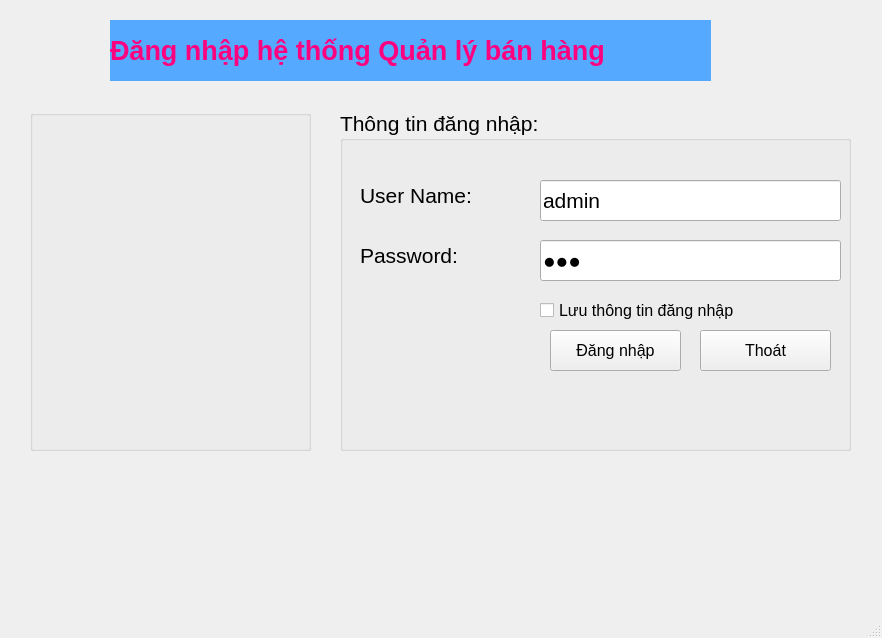
<?xml version="1.0" encoding="UTF-8"?>
<ui version="4.0">
 <class>MainWindow</class>
 <widget class="QMainWindow" name="MainWindow">
  <property name="geometry">
   <rect>
    <x>0</x>
    <y>0</y>
    <width>882</width>
    <height>638</height>
   </rect>
  </property>
  <property name="windowTitle">
   <string>MainWindow</string>
  </property>
  <widget class="QWidget" name="centralwidget">
   <widget class="QLabel" name="labelTitle">
    <property name="geometry">
     <rect>
      <x>110</x>
      <y>20</y>
      <width>601</width>
      <height>61</height>
     </rect>
    </property>
    <property name="font">
     <font>
      <pointsize>20</pointsize>
      <weight>75</weight>
      <bold>true</bold>
     </font>
    </property>
    <property name="styleSheet">
     <string notr="true">background: rgb(85, 170, 255);</string>
    </property>
    <property name="text">
     <string>&lt;html&gt;&lt;head/&gt;&lt;body&gt;&lt;p&gt;&lt;span style=&quot; color:#ff007f;&quot;&gt;Đăng nhập hệ thống Quản lý bán hàng&lt;/span&gt;&lt;/p&gt;&lt;/body&gt;&lt;/html&gt;</string>
    </property>
   </widget>
   <widget class="QGroupBox" name="groupBox">
    <property name="geometry">
     <rect>
      <x>340</x>
      <y>110</y>
      <width>511</width>
      <height>341</height>
     </rect>
    </property>
    <property name="font">
     <font>
      <pointsize>16</pointsize>
     </font>
    </property>
    <property name="title">
     <string>Thông tin đăng nhập: </string>
    </property>
    <widget class="QPushButton" name="pushButtonExit">
     <property name="geometry">
      <rect>
       <x>360</x>
       <y>220</y>
       <width>131</width>
       <height>41</height>
      </rect>
     </property>
     <property name="font">
      <font>
       <pointsize>12</pointsize>
      </font>
     </property>
     <property name="text">
      <string>Thoát</string>
     </property>
     <property name="icon">
      <iconset>
       <normaloff>../images/IconClose.webp</normaloff>../images/IconClose.webp</iconset>
     </property>
     <property name="iconSize">
      <size>
       <width>32</width>
       <height>32</height>
      </size>
     </property>
    </widget>
    <widget class="QLabel" name="labelPassword">
     <property name="geometry">
      <rect>
       <x>20</x>
       <y>110</y>
       <width>151</width>
       <height>71</height>
      </rect>
     </property>
     <property name="font">
      <font>
       <pointsize>16</pointsize>
      </font>
     </property>
     <property name="text">
      <string>Password:</string>
     </property>
    </widget>
    <widget class="QLabel" name="labelUserName">
     <property name="geometry">
      <rect>
       <x>20</x>
       <y>50</y>
       <width>171</width>
       <height>71</height>
      </rect>
     </property>
     <property name="font">
      <font>
       <pointsize>16</pointsize>
      </font>
     </property>
     <property name="text">
      <string>User Name:</string>
     </property>
    </widget>
    <widget class="QLineEdit" name="lineEditPassword">
     <property name="geometry">
      <rect>
       <x>200</x>
       <y>130</y>
       <width>301</width>
       <height>41</height>
      </rect>
     </property>
     <property name="font">
      <font>
       <pointsize>16</pointsize>
      </font>
     </property>
     <property name="text">
      <string>123</string>
     </property>
     <property name="echoMode">
      <enum>QLineEdit::Password</enum>
     </property>
    </widget>
    <widget class="QPushButton" name="pushButtonLogin">
     <property name="geometry">
      <rect>
       <x>210</x>
       <y>220</y>
       <width>131</width>
       <height>41</height>
      </rect>
     </property>
     <property name="font">
      <font>
       <pointsize>12</pointsize>
      </font>
     </property>
     <property name="text">
      <string>Đăng nhập</string>
     </property>
     <property name="icon">
      <iconset>
       <normaloff>../images/IconLogin.png</normaloff>../images/IconLogin.png</iconset>
     </property>
     <property name="iconSize">
      <size>
       <width>32</width>
       <height>32</height>
      </size>
     </property>
    </widget>
    <widget class="QCheckBox" name="checkBoxSave">
     <property name="geometry">
      <rect>
       <x>200</x>
       <y>180</y>
       <width>241</width>
       <height>41</height>
      </rect>
     </property>
     <property name="font">
      <font>
       <pointsize>12</pointsize>
      </font>
     </property>
     <property name="text">
      <string>Lưu thông tin đăng nhập</string>
     </property>
    </widget>
    <widget class="QLineEdit" name="lineEditUserName">
     <property name="geometry">
      <rect>
       <x>200</x>
       <y>70</y>
       <width>301</width>
       <height>41</height>
      </rect>
     </property>
     <property name="font">
      <font>
       <pointsize>16</pointsize>
      </font>
     </property>
     <property name="text">
      <string>admin</string>
     </property>
    </widget>
   </widget>
   <widget class="QGroupBox" name="groupBox_2">
    <property name="geometry">
     <rect>
      <x>30</x>
      <y>110</y>
      <width>281</width>
      <height>341</height>
     </rect>
    </property>
    <property name="title">
     <string/>
    </property>
    <widget class="QLabel" name="labelLock">
     <property name="geometry">
      <rect>
       <x>0</x>
       <y>20</y>
       <width>281</width>
       <height>301</height>
      </rect>
     </property>
     <property name="text">
      <string/>
     </property>
     <property name="pixmap">
      <pixmap>../images/IconLock.png</pixmap>
     </property>
     <property name="scaledContents">
      <bool>true</bool>
     </property>
    </widget>
   </widget>
  </widget>
  <widget class="QMenuBar" name="menubar">
   <property name="geometry">
    <rect>
     <x>0</x>
     <y>0</y>
     <width>882</width>
     <height>25</height>
    </rect>
   </property>
  </widget>
  <widget class="QStatusBar" name="statusbar"/>
 </widget>
 <resources/>
 <connections>
  <connection>
   <sender>pushButtonExit</sender>
   <signal>clicked()</signal>
   <receiver>MainWindow</receiver>
   <slot>close()</slot>
   <hints>
    <hint type="sourcelabel">
     <x>765</x>
     <y>375</y>
    </hint>
    <hint type="destinationlabel">
     <x>440</x>
     <y>318</y>
    </hint>
   </hints>
  </connection>
 </connections>
</ui>
